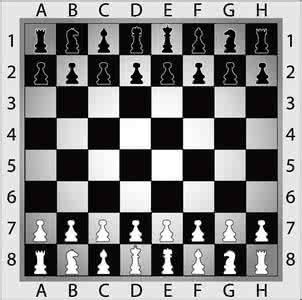
#> input picture twoFirst01/opencv/Learning-OpenCV3-with-Python-master/6th/2.jpg, 302 x 300 px
$ python cornerHarrisTest.py
#> lines starting #> are read from the running program, lines starting #| are printed output that depends on the picture; after the words box and inside, x2 and y2 are one past the last pixel; in counts of white or black regions, pixels touching at a corner belong together
# coding:utf-8
import cv2
import numpy as np

img = cv2.imread("2.jpg")                        #imread()读图片
#> img is the input picture: shape (300, 302, 3); mean B, G, R 133.1, 133, 133.3
gray = cv2.cvtColor(img, cv2.COLOR_BGR2GRAY)
gray = np.float32(gray)
dst = cv2.cornerHarris(gray, 2, 23, 0.04)       #调用cornerHarris函数，
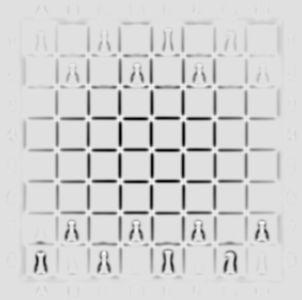
#> dst: shape (300, 302) float32; min -2.23e+30, max 2.99e+29, mean -1.2e+29; drawn with min black and max white
img[dst > 0.01 * dst.max()] = [0, 0, 255]
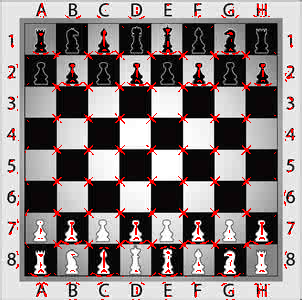
#> img: shape (300, 302, 3); 4.02% of pixels changed, all inside (x1, y1, x2, y2) = (8, 3, 295, 300)
while (True):
    cv2.imshow('corner', img)
    if cv2.waitKey(100 / 12) & 0xff == ord('q'):
#> (key q is pressed here)
        break
cv2.destroyAllWindows()

$ run again, with twoFirst01/opencv/Learning-OpenCV3-with-Python-master/6th/3.jpg copied over twoFirst01/opencv/Learning-OpenCV3-with-Python-master/6th/2.jpg
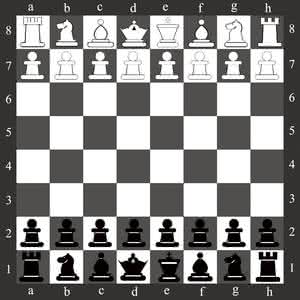
#> input picture twoFirst01/opencv/Learning-OpenCV3-with-Python-master/6th/3.jpg, 300 x 300 px
#> img is the input picture: shape (300, 300, 3); mean B, G, R 134.7, 135.8, 136.4
#> `dst = cv2.cornerHarris(gray, 2, 23, 0.04)`:
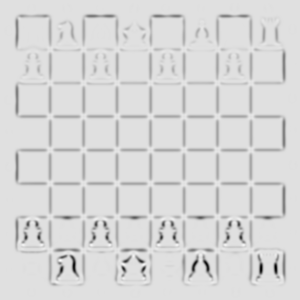
#> dst: shape (300, 300) float32; min -2.18e+30, max 2.99e+29, mean -7.6e+28; drawn with min black and max white
#> `img[dst > 0.01 * dst.max()] = [0, 0, 255]`:
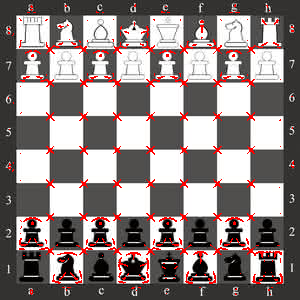
#> img: shape (300, 300, 3); 4% of pixels changed, all inside (x1, y1, x2, y2) = (8, 4, 294, 295)
